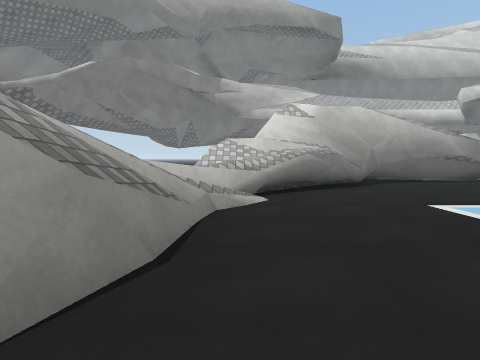
view 1 (above)

15 first-person views from a walk through a Unity game level. The camera is 1.2 m above the floor, tilts 4° down and sees 75° across. The floor is counted in squares, 2 m on a side. Each view is taken from the middle of a square. On the plan, view 1 faces up. The plan holds only what a view shows up to about 9 squares ahead; the rest is blank. The place goes on beyond the plan. The player character is not drawn. Some surface patterns are stand-ins.

view 2
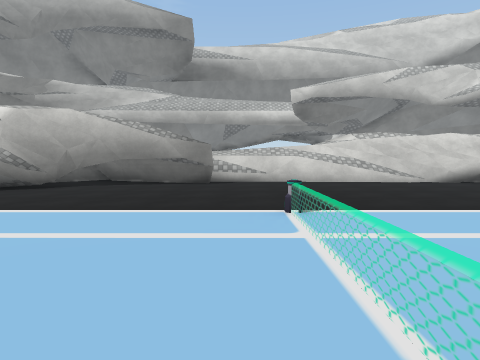

view 3
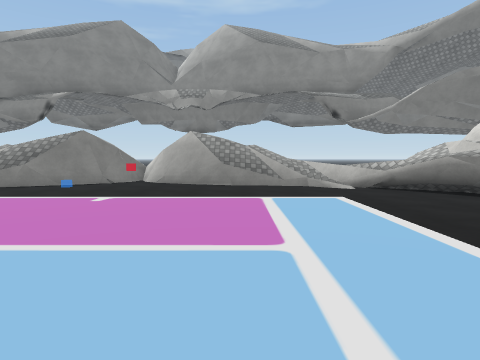

view 4
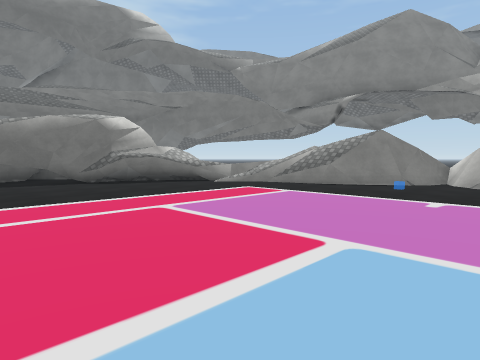

view 5
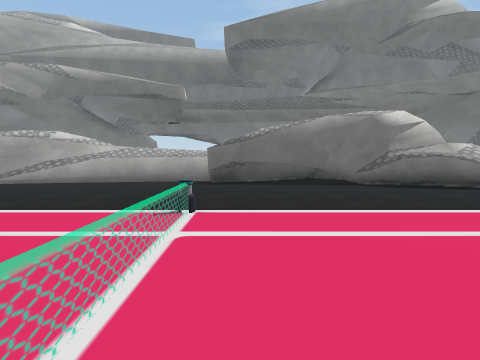

view 6
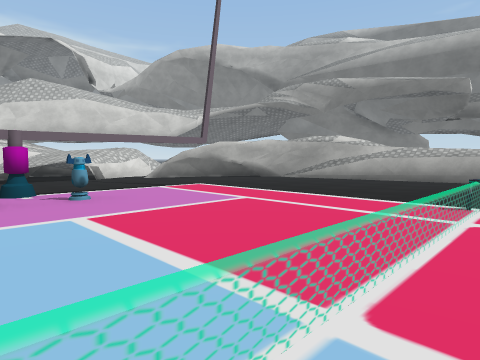

view 7
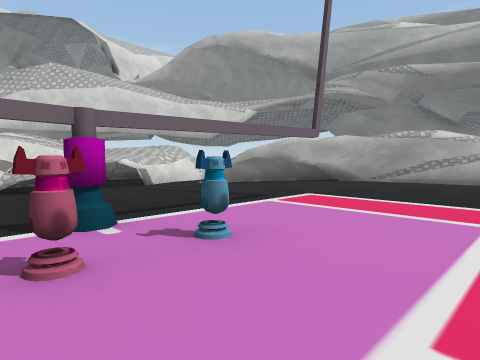

view 8
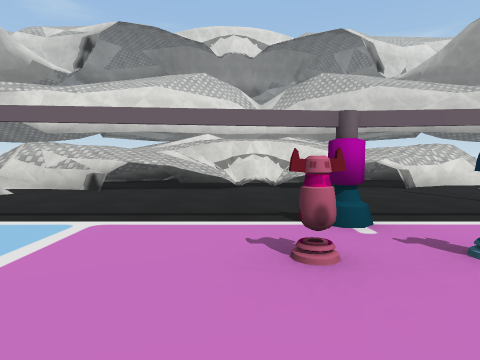

view 9
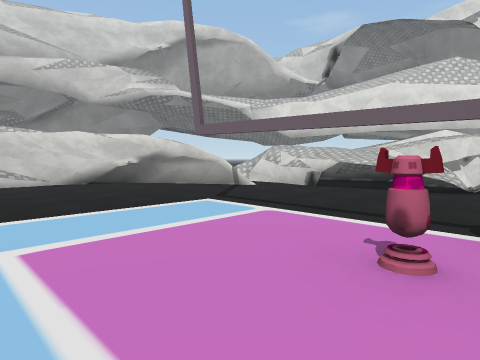

view 10
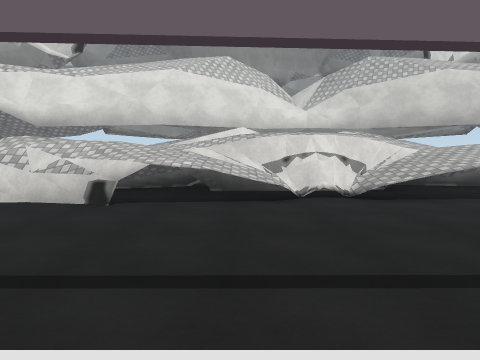

view 11
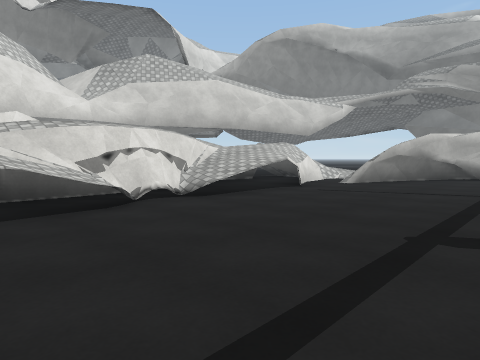

view 12
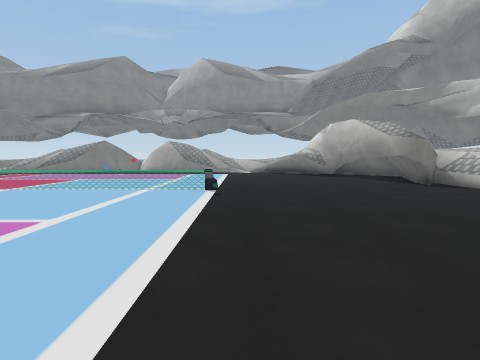

view 13
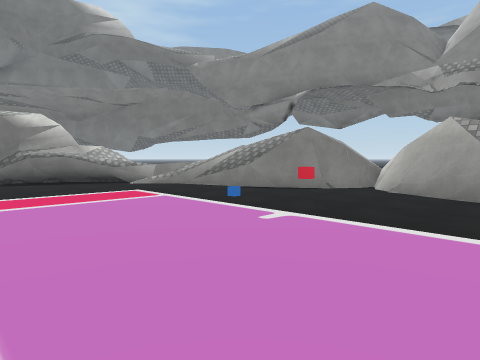

view 14
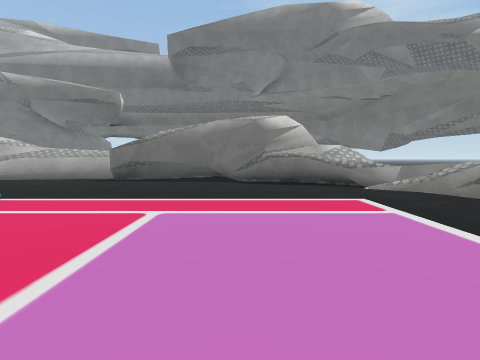

view 15
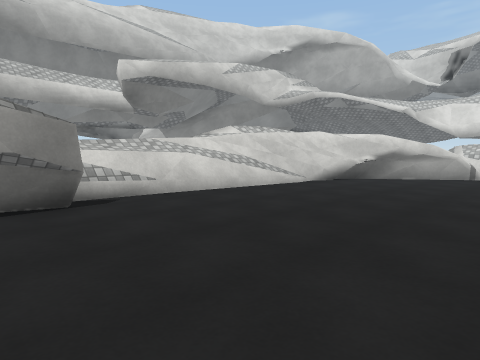

### Floor plan
Key: @ floor where view 1 was taken; # wall or solid block; x gap in a wall; . main floor; : floor 1 m higher than the main floor; + floor 1.75 m higher than the main floor; * floor 2 m higher than the main floor; / step, stairs or slope; = window, fence, low wall or low ledge; v drop or lower ground; C cannon.
Columns run from 2 left of view 1 to 21 right of it. Each row starts with its distance up from view 1.
 10            ##
  9     #####=######
  8     #####......##
  7   ####..........##
  6  ####............#.=*#
  5   ==...............=*
  4  #=................=+v
  3  #........=........##x##
  2  =........=........==v #
  1 ##........=...C....#v  #
  0 #.@.......=....#.../#v #
 -1 #.........=...C..../=/ #
 -2 ##........=........///v#
 -3  #........=........=/
 -4  ==................./
 -5   =...............#.=
 -6   ==..............#
 -7    :##...........#
 -8     ######.....###
 -9       # ########

Where each view was taken, in squares from view 1:
view 1: 0 up, 0 right, facing up
view 2: 0 up, 7 right, facing up
view 3: 2 up, 7 right, facing left
view 4: 1 up, 7 right, facing down-left
view 5: 0 up, 7 right, facing down
view 6: 1 up, 7 right, facing down-right
view 7: 1 up, 10 right, facing down-right
view 8: 1 up, 10 right, facing right
view 9: 0 up, 10 right, facing up-right
view 10: 2 up, 12 right, facing right
view 11: 3 up, 13 right, facing down-right
view 12: 4 up, 13 right, facing left
view 13: 2 up, 5 right, facing down-left
view 14: 1 up, 4 right, facing down
view 15: 4 up, 5 right, facing up-right
